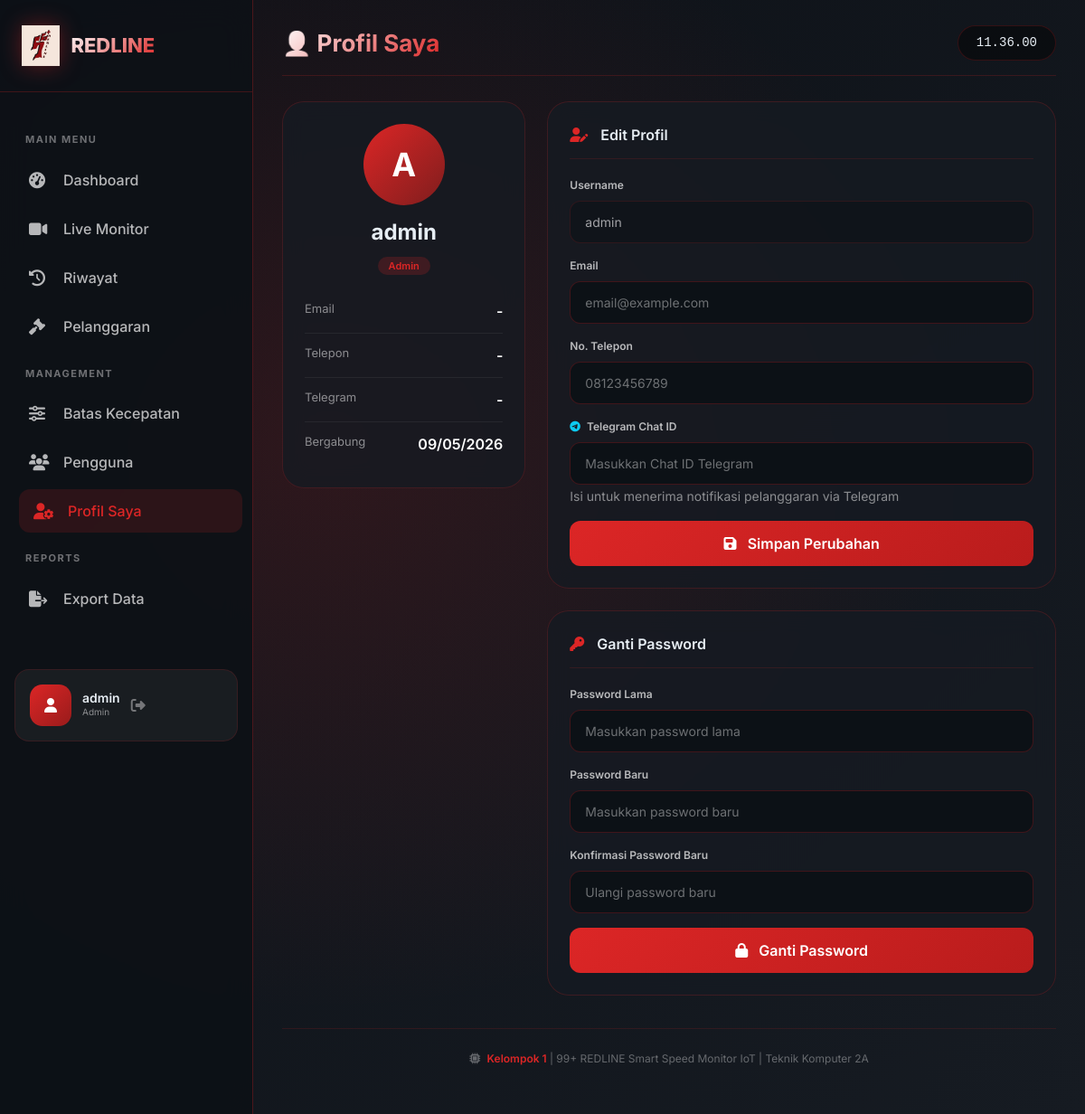
/pages/profile.php (signed in), run on the app's committed database.
### tables this page shows
CREATE TABLE `users` (
  `id` int(11) NOT NULL AUTO_INCREMENT,
  `username` varchar(50) DEFAULT NULL,
  `email` varchar(100) DEFAULT NULL,
  `phone` varchar(20) DEFAULT NULL,
  `password` varchar(255) DEFAULT NULL,
  `role` varchar(20) DEFAULT NULL,
  `telegram` varchar(50) DEFAULT NULL,
  `created_at` timestamp NULL DEFAULT current_timestamp(),
  `address` varchar(255) DEFAULT NULL,
  `bio` text DEFAULT NULL,
  `telegram_enabled` tinyint(1) NOT NULL DEFAULT 1,
  `updated_at` datetime NOT NULL DEFAULT current_timestamp() ON UPDATE current_timestamp(),
  PRIMARY KEY (`id`),
  UNIQUE KEY `username` (`username`)
);

### pages/profile.php (the view, shortened to what this page needs)
<?php
include __DIR__ . '/../config/koneksi.php';
$user = $_SESSION['user'];
try {
    $stmt = $conn->prepare("SELECT * FROM users WHERE id = ? LIMIT 1");
    $stmt->execute([$user['id']]);
    $userData = $stmt->fetch(PDO::FETCH_ASSOC);
} catch (PDOException $e) {
    $userData = $user;
}
?>
<!DOCTYPE html>
<html lang="id">
<head>
    <link href="https://cdn.jsdelivr.net/npm/bootstrap@5.3.0/dist/css/bootstrap.min.css" rel="stylesheet">
    <link rel="stylesheet" href="https://cdnjs.cloudflare.com/ajax/libs/font-awesome/6.4.0/css/all.min.css">
</head>
<body>
<div class="bg-glow"></div>
<aside class="sidebar">
    <div class="sidebar-header">
        <img src="../images/99+ REDLINE LOGO - ORI.png" alt="REDLINE" id="logoImg">
        <div class="logo-text">REDLINE</div>
    </div>
    <nav class="sidebar-nav">
        <div class="nav-section">MAIN MENU</div>
        <a href="dashboard.php" class="sidebar-link"><i class="fas fa-tachometer-alt"></i><span>Dashboard</span></a>
        <a href="live-monitor.php" class="sidebar-link"><i class="fas fa-video"></i><span>Live Monitor</span></a>
        <a href="riwayat.php" class="sidebar-link"><i class="fas fa-history"></i><span>Riwayat</span></a>
        <a href="pelanggaran.php" class="sidebar-link"><i class="fas fa-gavel"></i><span>Pelanggaran</span></a>
        <div class="nav-section">MANAGEMENT</div>
        <a href="pengaturan.php" class="sidebar-link"><i class="fas fa-sliders-h"></i><span>Batas Kecepatan</span></a>
        <a href="pengguna.php" class="sidebar-link"><i class="fas fa-users"></i><span>Pengguna</span></a>
        <a href="profile.php" class="sidebar-link active"><i class="fas fa-user-cog"></i><span>Profil Saya</span></a>
        <div class="nav-section">REPORTS</div>
        <a href="export.php" class="sidebar-link"><i class="fas fa-file-export"></i><span>Export Data</span></a>
    </nav>
    <div class="sidebar-user">
        <div class="user-avatar"><i class="fas fa-user"></i></div>
        <div class="user-info">
            <h6><?= htmlspecialchars($user['username']) ?></h6>
            <p><?= htmlspecialchars(ucfirst($user['role'] ?? 'User')) ?></p>
        </div>
        <a href="logout.php" class="logout-btn"><i class="fas fa-sign-out-alt"></i></a>
    </div>
</aside>
<main class="main-content">
    <div class="topbar">
        <div class="page-title">👤 Profil Saya</div>
        <div class="clock" id="clock"></div>
    </div>
    <div class="row g-4">
        <div class="col-lg-4">
            <div class="card-glass text-center">
                <div class="profile-avatar-circle"><?= strtoupper(substr($user['username'], 0, 1)) ?></div>
                <h4 class="fw-bold"><?= htmlspecialchars($userData['username'] ?? $user['username']) ?></h4>
                <p class="mb-2"><span class="badge-role <?= $user['role'] ?>"><?= ucfirst($user['role']) ?></span></p>
                <div class="info-row mt-3"><span class="info-label">Email</span><span class="info-value"><?= htmlspecialchars($userData['email'] ?? '-') ?></span></div>
                <div class="info-row"><span class="info-label">Telepon</span><span class="info-value"><?= htmlspecialchars($userData['phone'] ?? '-') ?></span></div>
                <div class="info-row"><span class="info-label">Telegram</span><span class="info-value"><?= htmlspecialchars($userData['telegram'] ?? '-') ?></span></div>
                <div class="info-row"><span class="info-label">Bergabung</span><span class="info-value"><?= isset($userData['created_at']) ? date('d/m/Y', strtotime($userData['created_at'])) : '-' ?></span></div>
            </div>
        </div>
        <div class="col-lg-8">
            <div class="card-glass">
                <div class="card-header-title"><i class="fas fa-user-edit"></i> Edit Profil</div>
                <form method="POST" action="profile.php">
                    <div class="mb-3">
                        <label class="form-label">Username</label>
                        <input type="text" class="form-control" value="<?= htmlspecialchars($user['username']) ?>" readonly style="opacity:0.6;">
                    </div>
                    <div class="mb-3">
                        <label class="form-label">Email</label>
                        <input type="email" name="email" class="form-control" placeholder="email@example.com" value="<?= htmlspecialchars($userData['email'] ?? '') ?>">
                    </div>
                    <div class="mb-3">
                        <label class="form-label">No. Telepon</label>
                        <input type="tel" name="phone" class="form-control" placeholder="08123456789" value="<?= htmlspecialchars($userData['phone'] ?? '') ?>">
                    </div>
                    <div class="mb-3">
                        <label class="form-label"><i class="fab fa-telegram me-1 text-info"></i> Telegram Chat ID</label>
                        <input type="text" name="telegram" class="form-control" placeholder="Masukkan Chat ID Telegram" value="<?= htmlspecialchars($userData['telegram'] ?? '') ?>">
                        <small class="text-white-50">Isi untuk menerima notifikasi pelanggaran via Telegram</small>
                    </div>
                    <button type="submit" name="save_profile" class="btn-save"><i class="fas fa-save me-2"></i> Simpan Perubahan</button>
                </form>
            </div>
            <div class="card-glass">
                <div class="card-header-title"><i class="fas fa-key"></i> Ganti Password</div>
                <form method="POST" action="profile.php">
                    <div class="mb-3">
                        <label class="form-label">Password Lama</label>
                        <input type="password" name="old_password" class="form-control" placeholder="Masukkan password lama" required>
                    </div>
                    <div class="mb-3">
                        <label class="form-label">Password Baru</label>
                        <input type="password" name="new_password" class="form-control" placeholder="Masukkan password baru" required>
                    </div>
                    <div class="mb-3">
                        <label class="form-label">Konfirmasi Password Baru</label>
                        <input type="password" name="confirm_password" class="form-control" placeholder="Ulangi password baru" required>
                    </div>
                    <button type="submit" name="change_password" class="btn-save"><i class="fas fa-lock me-2"></i> Ganti Password</button>
                </form>
            </div>
        </div>
    </div>
    <div class="footer">
        <i class="fas fa-microchip me-1"></i> <span>Kelompok 1</span> | 99+ REDLINE Smart Speed Monitor IoT | Teknik Komputer 2A
    </div>
</main>
</body>
</html>

### pages/profile.php (style rules this page uses)
* { margin:0;padding:0;box-sizing:border-box; }
body { font-family:'Inter',sans-serif;background:#0d1117;color:#e6edf3; }
.bg-glow { position:fixed;top:0;left:0;width:100%;height:100%;z-index:-2;background:radial-gradient(ellipse at 30% 40%,rgba(220,38,38,0.15) 0%,transparent 60%),linear-gradient(135deg,#0d1117 0%,#161b22 100%); }
.sidebar { position:fixed;left:0;top:0;bottom:0;width:280px;background:rgba(13,17,23,0.95);backdrop-filter:blur(16px);border-right:1px solid rgba(220,38,38,0.3);z-index:100;overflow-y:auto; }
.sidebar-header { padding:28px 24px;border-bottom:1px solid rgba(220,38,38,0.25);display:flex;align-items:center;gap:12px; }
.sidebar-header img { height:45px;filter:drop-shadow(0 0 12px rgba(220,38,38,0.4)); }
.sidebar-header .logo-text { font-size:22px;font-weight:800;background:linear-gradient(135deg,#fff,#dc2626);-webkit-background-clip:text;background-clip:text;color:transparent; }
.sidebar-nav { padding:24px 16px; }
.nav-section { font-size:11px;font-weight:700;text-transform:uppercase;letter-spacing:1.5px;color:rgba(255,255,255,0.4);margin:20px 0 12px 12px; }
.sidebar-link { display:flex;align-items:center;gap:14px;padding:12px 16px;margin:6px 0;border-radius:12px;color:rgba(255,255,255,0.7);text-decoration:none;font-weight:500;transition:all 0.3s; }
.sidebar-link:hover, .sidebar-link.active { background:rgba(220,38,38,0.15);color:#dc2626;transform:translateX(5px); }
.sidebar-link i { width:24px;font-size:18px; }
.sidebar-user { margin:24px 16px;padding:16px;background:rgba(255,255,255,0.05);border-radius:16px;display:flex;align-items:center;gap:12px;border:1px solid rgba(220,38,38,0.15); }
.user-avatar { width:46px;height:46px;background:linear-gradient(135deg,#dc2626,#991b1b);border-radius:14px;display:flex;align-items:center;justify-content:center;color:white; }
.user-info h6 { font-size:14px;font-weight:600;margin:0; }
.user-info p { font-size:10px;color:rgba(255,255,255,0.5);margin:0; }
.logout-btn { color:rgba(255,255,255,0.4);transition:0.3s; }
.main-content { margin-left:280px;padding:28px 32px;min-height:100vh; }
.topbar { display:flex;justify-content:space-between;align-items:center;margin-bottom:28px;padding-bottom:16px;border-bottom:1px solid rgba(220,38,38,0.2); }
.page-title { font-size:26px;font-weight:700;background:linear-gradient(135deg,#fff,#dc2626);-webkit-background-clip:text;background-clip:text;color:transparent; }
.clock { font-family:monospace;font-size:14px;background:rgba(0,0,0,0.4);padding:8px 20px;border-radius:30px;border:1px solid rgba(220,38,38,0.2); }
.card-glass { background:rgba(22,27,34,0.8);backdrop-filter:blur(12px);border-radius:24px;padding:24px;border:1px solid rgba(220,38,38,0.2);margin-bottom:24px; }
.card-header-title { font-size:16px;font-weight:600;margin-bottom:20px;padding-bottom:14px;border-bottom:1px solid rgba(220,38,38,0.15); }
.card-header-title i { color:#dc2626;margin-right:10px; }
.form-control, .form-select { background:rgba(13,17,23,0.9);border:1px solid rgba(220,38,38,0.25);color:#fff;border-radius:12px;padding:12px 16px;font-size:14px;width:100%; }
.form-control::placeholder { color:rgba(255,255,255,0.4); }
.form-label { font-size:12px;font-weight:600;color:rgba(255,255,255,0.7);margin-bottom:8px;display:block; }
.btn-save { background:linear-gradient(135deg,#dc2626,#b91c1c);color:white;border:none;padding:13px 24px;border-radius:12px;font-weight:600;width:100%;transition:all 0.3s;cursor:pointer; }
.profile-avatar-circle { width:90px;height:90px;border-radius:50%;background:linear-gradient(135deg,#dc2626,#7f1d1d);display:flex;align-items:center;justify-content:center;font-size:36px;font-weight:700;color:white;margin:0 auto 16px; }
.info-row { display:flex;justify-content:space-between;padding:12px 0;border-bottom:1px solid rgba(255,255,255,0.06); }
.info-row:last-child { border-bottom:none; }
.info-label { color:rgba(255,255,255,0.5);font-size:13px; }
.info-value { font-weight:600;color:#fff; }
.badge-role { padding:3px 12px;border-radius:20px;font-size:11px;font-weight:600; }
.badge-role.admin { background:rgba(220,38,38,0.2);color:#dc2626; }
.footer { text-align:center;padding:24px;margin-top:12px;font-size:12px;color:rgba(255,255,255,0.35);border-top:1px solid rgba(220,38,38,0.15); }
.footer span { color:#dc2626;font-weight:600; }

### data on the page
users: username "admin", role "Admin", username "A", email "-", phone "-", telegram "-", created_at "09/05/2026"
